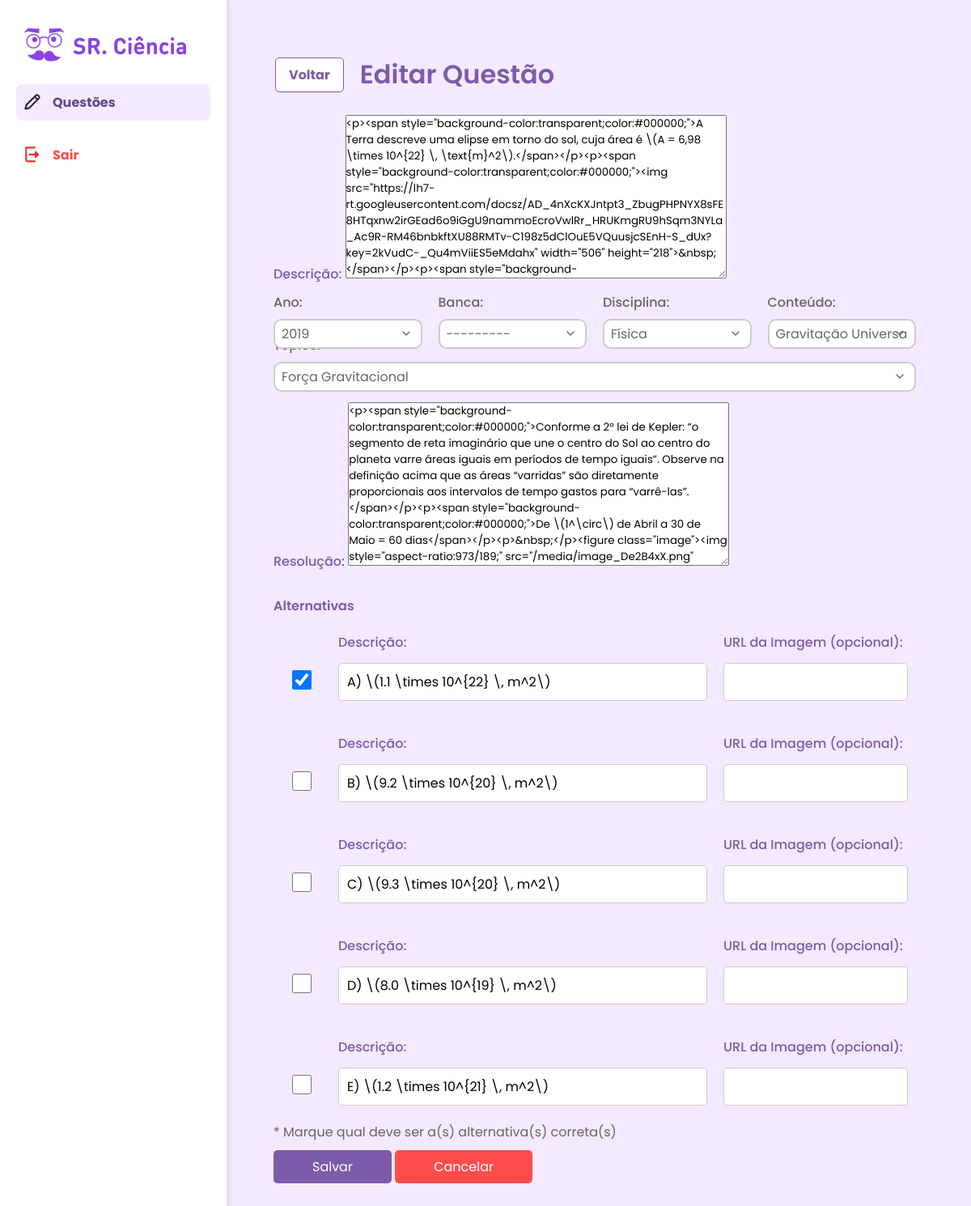
The app's page /questoes/edit/3/, older data.
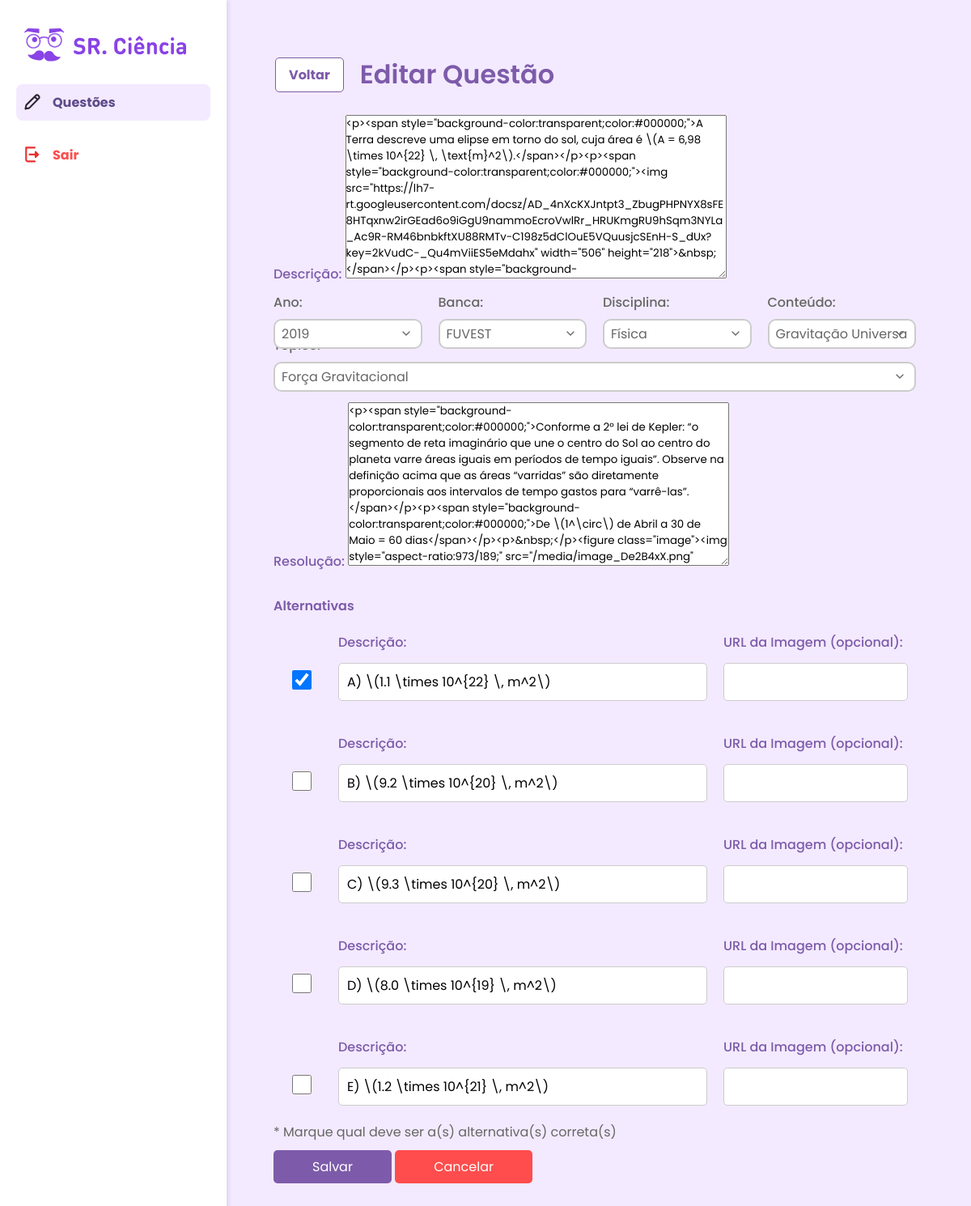
The same page, newer data.
### srciencia_core/models/Questao.py (models this page shows, shortened)
class Questao(models.Model):
    descricao = CKEditor5Field('descricao', config_name='default')
    alteravel = models.BooleanField(default=False)
    banca = models.ForeignKey(Banca, on_delete=models.SET_NULL, null=True, blank=True)
    disciplina = models.ForeignKey(Disciplina, on_delete=models.SET_NULL, null=True, blank=True)
    conteudo = models.ForeignKey(Conteudo, on_delete=models.SET_NULL, null=True, blank=True)
    topico = models.ForeignKey(Topico, on_delete=models.SET_NULL, null=True, blank=True)
    resolucao = CKEditor5Field('resolucao', config_name='default', blank=True, null=True)
    dificuldade = models.IntegerField(choices=DIFICULDADE, default=1)
    ano = models.PositiveIntegerField(null=True, blank=True, verbose_name="Ano")
    data_criacao = models.DateTimeField(auto_now_add=True)
    data_atualizacao = models.DateTimeField(auto_now=True)
    taxa_acertos = models.FloatField(default=0, verbose_name="Taxa de Acertos (%)")
    favoritada_por = models.ManyToManyField(User, related_name="questoes_favoritas", blank=True)

### srciencia_core/views/adminView.py (the view)
def questao_update(request, pk):
    questao = get_object_or_404(Questao, pk=pk)
    AlternativaFormSet = modelformset_factory(
        Alternativa,
        form=AlternativaForm,
        formset=CustomAlternativaFormSet,
        extra=0,
        max_num=5,
        validate_max=True
    )
    if request.method == "POST":
        questao_form = QuestaoForm(request.POST, request.FILES, instance=questao)
        formset = AlternativaFormSet(request.POST, queryset=questao.alternativas.all())
        if questao_form.is_valid() and formset.is_valid():
            questao = questao_form.save()
            alternativas = formset.save(commit=False)
            for alternativa in alternativas:
                alternativa.questao = questao
                alternativa.save()
            alternativas_atuais = Alternativa.objects.filter(questao=questao)
            if alternativas_atuais.count() > 5:
                alternativas_atuais[5:].delete()
            while alternativas_atuais.count() < 5:
                Alternativa.objects.create(questao=questao)
            return redirect(reverse("questao_list"))
    else:
        questao_form = QuestaoForm(instance=questao)
        formset = AlternativaFormSet(queryset=questao.alternativas.all())
    conteudo_id = questao.conteudo.id if questao.conteudo else None
    topico_id = questao.topico.id if questao.topico else None
    conteudos = Conteudo.objects.filter(disciplina=questao.disciplina) if questao.disciplina else Conteudo.objects.none()
    topicos = Topico.objects.filter(conteudo=questao.conteudo) if questao.conteudo else Topico.objects.none()
    return render(request, "admin/questao_form.html", {
        "questao_form": questao_form,
        "formset": formset,
        "anos": list(range(datetime.now().year, 1924, -1)),
        "conteudo_id": conteudo_id,
        "topico_id": topico_id,
        "conteudos": conteudos,
        "topicos": topicos,
    })

### srciencia_core/context_processors.py (called while the page is built)
def active_menu(request):
    menu_map = {
        "pagina_inicial": "pagina_inicial",
        "professor_turmas": "turmas",
        "turmas": "turmas",
        "pendentes": "praticar",
        "ajuda": "ajuda",
        "meu_perfil": "meu_perfil",
    }
    active_menu = None
    if request.resolver_match:
        active_menu = menu_map.get(request.resolver_match.url_name)
    return {"active_menu": active_menu}

### srciencia_core/models/Questao.py (called while the page is built)
    def __str__(self):
        return self.nome

    def __str__(self):
        return self.nome

### srciencia_core/templates/admin/questao_form.html (shortened to what this page needs)
{% extends "base-admin.html" %}
{% load static %}
{% block styles %}
<link rel="stylesheet" href="{% static 'css/questoes.css' %}">
<link rel="stylesheet" href="{% static 'css/global.css' %}">
<link rel="stylesheet" href="{% static 'css/global-core.css' %}">
{% endblock %}
{% block content %}
<main>
    <div class="header-container">
        <a href="{% url 'questao_list' %}" class="btn-back">Voltar</a>
        <h2 class="edit-quest">
            {% if questao_form.instance.pk %}Editar Questão{% else %}Nova Questão{% endif %}
        </h2>
    </div>
    <form method="post" enctype="multipart/form-data" id="questao-form">
        <div class="descricao">
            <label for="{{ questao_form.descricao.id_for_label }}">Descrição:</label>
            {{ questao_form.descricao }}
        </div>
        <div class="select-boxes">
            <div>
                <label for="ano">Ano:</label>
                <select id="ano" name="ano" class="styled-select">
                    {% for ano in anos %}
                    <option value="{{ ano }}" {% if questao_form.instance.ano == ano %}selected{% endif %}>
                        {{ ano }}
                    </option>
                    {% endfor %}
                </select>
            </div>
            <div>
                <label for="{{ questao_form.banca.id_for_label }}">Banca:</label>
                {{ questao_form.banca }}
            </div>
            <div>
                <label for="{{ questao_form.disciplina.id_for_label }}">Disciplina:</label>
                {{ questao_form.disciplina }}
            </div>
            <div>
                <label for="{{ questao_form.conteudo.id_for_label }}">Conteúdo:</label>
                <select id="id_conteudo" name="conteudo" data-selected="{{ conteudo_id }}">
                    {% for conteudo in conteudos %}
                    <option value="{{ conteudo.id }}" {% if conteudo.id == conteudo_id %}selected{% endif %}>
                        {{ conteudo.nome }}
                    </option>
                    {% endfor %}
                </select>
            </div>
            <div>
                <label for="{{ questao_form.topico.id_for_label }}">Tópico:</label>
                <select id="id_topico" name="topico" data-selected="{{ topico_id }}">
                    {% for topico in topicos %}
                    <option value="{{ topico.id }}" {% if topico.id == topico_id %}selected{% endif %}>
                        {{ topico.nome }}
                    </option>
                    {% endfor %}
                </select>
            </div>
        </div>
        <div class="resolv">
            <label for="{{ questao_form.resolucao.id_for_label }}">Resolução:</label>
            {{ questao_form.resolucao }}
        </div>
        <h3 class="alt">Alternativas</h3>
        <div class="alternativas">
            {% for form in formset %}
            <div class="alternativa">
                <div class="linha-alternativa">
                    <div class="checkbox-correta">
                        <input
                            type="checkbox"
                            id="{{ form.correta.id_for_label }}"
                            name="{{ form.correta.html_name }}"
                            {% if form.correta.value %}checked{% endif %}
                        >
                    </div>
                    <div class="input-group descricao">
                        <label for="{{ form.descricao.id_for_label }}">Descrição:</label>
                        {{ form.descricao }}
                    </div>
                    <div class="input-group url-imagem">
                        <label for="{{ form.imagem_url.id_for_label }}">URL da Imagem (opcional):</label>
                        {{ form.imagem_url }}
                    </div>
                </div>
            </div>
            {% endfor %}
        </div>
        <p>* Marque qual deve ser a(s) alternativa(s) correta(s)</p>
        <div>
            <button type="submit" class="btn btn-save">Salvar</button>
            <a href="{% url 'questao_list' %}" class="btn btn-cancel">Cancelar</a>
        </div>
    </form>
</main>
{% endblock %}

Row changes from the older to the newer data that the page shows:
changed Questao "Física": banca "---------" → "FUVEST"
